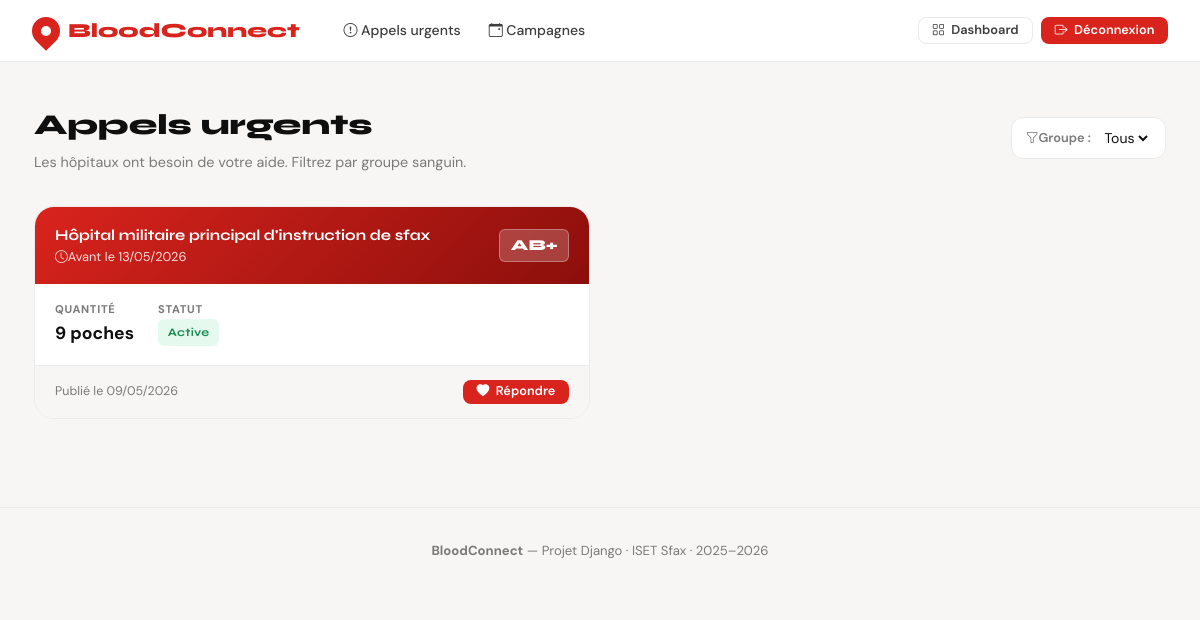
/donations/demandes/ (signed in), run on the app's committed database.
### donations/models.py (models this page shows, shortened)
class DemandeUrgente(models.Model):
    STATUT_CHOICES = [
        ('active', 'Active'),
        ('cloturee', 'Clôturée'),
        ('satisfaite', 'Satisfaite'),
    ]
    hopital = models.ForeignKey(Hopital, on_delete=models.CASCADE, related_name='demandes')
    groupe_sanguin = models.CharField(max_length=3, choices=GROUPES_SANGUINS)
    quantite = models.PositiveIntegerField(help_text='Nombre de poches')
    delai = models.DateField(help_text='Date limite')
    description = models.TextField(blank=True)
    statut = models.CharField(max_length=20, choices=STATUT_CHOICES, default='active')
    date_creation = models.DateTimeField(auto_now_add=True)

### accounts/models.py (models this page shows, shortened)
class Hopital(models.Model):
    user = models.OneToOneField(User, on_delete=models.CASCADE, related_name='hopital')
    nom = models.CharField(max_length=200)
    adresse = models.CharField(max_length=300)
    ville = models.CharField(max_length=100)
    telephone = models.CharField(max_length=20, blank=True)
    numero_agrement = models.CharField(max_length=100, unique=True)
    valide = models.BooleanField(default=False)
    date_inscription = models.DateTimeField(auto_now_add=True)

### donations/views.py (the view)
# urls.py: path('demandes/', views.liste_demandes, name='liste_demandes'),
def liste_demandes(request):
    demandes = DemandeUrgente.objects.filter(statut='active').order_by('delai')
    groupe_filtre = request.GET.get('groupe', '')
    if groupe_filtre:
        demandes = demandes.filter(groupe_sanguin=groupe_filtre)
    return render(request, 'donations/liste_demandes.html', {
        'demandes': demandes,
        'groupe_filtre': groupe_filtre,
        'groupes': ['A+','A-','B+','B-','AB+','AB-','O+','O-'],
    })

### templates/donations/liste_demandes.html (shortened to what this page needs)
{% extends 'base.html' %}
{% block content %}
<div class="page-header fade-up">
  <div>
    <h1>Appels urgents</h1>
    <p>Les hôpitaux ont besoin de votre aide. Filtrez par groupe sanguin.</p>
  </div>
  <div class="filter-bar">
    <label for="groupe"><i class="bi bi-funnel me-1"></i>Groupe :</label>
    <form method="get" style="display:contents;">
      <select id="groupe" name="groupe" onchange="this.form.submit()">
        <option value="">Tous</option>
      </select>
    </form>
  </div>
</div>
{% if demandes %}
  <div class="grid grid-2 fade-up-2">
    {% for demande in demandes %}
    <div class="demand-card">
      <div class="demand-card-top">
        <div>
          <div class="hospital">{{ demande.hopital.nom }}</div>
          <div class="deadline"><i class="bi bi-clock me-1"></i>Avant le {{ demande.delai|date:"d/m/Y" }}</div>
        </div>
        <span class="blood-badge">{{ demande.groupe_sanguin }}</span>
      </div>
      <div class="demand-card-body">
        <div style="display:flex; gap:1.5rem; flex-wrap:wrap;">
          <div>
            <div style="font-size:.7rem; font-weight:700; text-transform:uppercase; letter-spacing:.06em; color:var(--ink-light);">Quantité</div>
            <div style="font-weight:700; font-size:1.1rem;">{{ demande.quantite }} poche{% if demande.quantite != 1 %}s{% endif %}</div>
          </div>
          <div>
            <div style="font-size:.7rem; font-weight:700; text-transform:uppercase; letter-spacing:.06em; color:var(--ink-light);">Statut</div>
            <span class="badge {% if demande.statut == 'active' %}badge-green{% elif demande.statut == 'cloturee' %}badge-gray{% else %}badge-blue{% endif %}">
              {{ demande.get_statut_display }}
            </span>
          </div>
        </div>
      </div>
      <div class="demand-card-footer">
        <span style="font-size:.78rem; color:var(--ink-light);">Publié le {{ demande.date_creation|date:"d/m/Y" }}</span>
        {% if user.is_authenticated %}
          <a href="{% url 'repondre_demande' demande.pk %}" class="btn btn-primary btn-sm">
            <i class="bi bi-heart-fill"></i> Répondre
          </a>
        {% else %}
          <a href="{% url 'login' %}?next={% url 'liste_demandes' %}" class="btn btn-ghost btn-sm">
            Se connecter pour répondre
          </a>
        {% endif %}
      </div>
    </div>
    {% endfor %}
  </div>
{% endif %}
{% endblock %}

### templates/base.html (style rules this page uses)
:root { --red: #D9231D; --red-dark: #A81612; --red-soft: #FDF1F1; --ink: #0F0F0F; --ink-mid: #3D3D3D; --ink-light: #7A7A7A; --border: #EAEAEA; --surface: #FFFFFF; --bg: #F7F6F4; --success: #1A8C50; --warning: #C07A00; --radius: 12px; --radius-lg: 20px; --shadow-sm: 0 1px 4px rgba(0,0,0,.06), 0 2px 12px rgba(0,0,0,.04); --shadow: 0 4px 24px rgba(0,0,0,.08), 0 1px 4px rgba(0,0,0,.04); --font-display: 'Syne', sans-serif; --font-body: 'DM Sans', sans-serif; }
*, *::before, *::after { box-sizing: border-box; margin: 0; padding: 0; }
body { font-family: var(--font-body); background: var(--bg); color: var(--ink); font-size: 15px; line-height: 1.6; min-height: 100vh; }
.btn { font-family: var(--font-body); font-weight: 600; font-size: .875rem; border: none; cursor: pointer; display: inline-flex; align-items: center; gap: .4rem; border-radius: 8px; padding: .55rem 1.2rem; transition: all .15s; text-decoration: none; line-height: 1; }
.btn-primary { background: var(--red); color: white; }
.btn-sm { padding: .35rem .85rem; font-size: .8rem; }
.badge { display: inline-flex; align-items: center; font-size: .72rem; font-weight: 700; font-family: var(--font-display); padding: .25rem .6rem; border-radius: 6px; letter-spacing: .03em; }
.badge-green { background: #E6F9EF; color: var(--success); }
.page-header { display: flex; align-items: center; justify-content: space-between; margin-bottom: 2rem; flex-wrap: wrap; gap: 1rem; }
.page-header h1 { font-family: var(--font-display); font-size: 1.8rem; font-weight: 800; }
.page-header p { color: var(--ink-light); font-size: .9rem; margin-top: .2rem; }
.grid { display: grid; gap: 1.25rem; }
.grid-2 { grid-template-columns: repeat(2, 1fr); }
.fade-up { animation: fadeUp .4s ease both; }
.fade-up-2 { animation: fadeUp .4s .1s ease both; }

### templates/donations/liste_demandes.html (style rules this page uses)
.filter-bar { background: var(--surface); border: 1px solid var(--border); border-radius: var(--radius); padding: .6rem .85rem; display: flex; align-items: center; gap: .6rem; }
.filter-bar label { font-size: .8rem; font-weight: 600; color: var(--ink-light); white-space: nowrap; }
.filter-bar select { border: none; outline: none; font-family: var(--font-body); font-size: .88rem; color: var(--ink); background: transparent; }
.demand-card { background: var(--surface); border: 1px solid var(--border); border-radius: var(--radius-lg); overflow: hidden; transition: box-shadow .2s, transform .2s; }
.demand-card-top { background: linear-gradient(135deg, var(--red), #8B0F0B); padding: 1rem 1.25rem; color: white; display: flex; align-items: center; justify-content: space-between; flex-wrap: wrap; gap: .5rem; }
.demand-card-top .hospital { font-weight: 700; font-family: var(--font-display); }
.demand-card-top .deadline { font-size: .8rem; opacity: .85; }
.demand-card-body { padding: 1.1rem 1.25rem; }
.demand-card-footer { padding: .85rem 1.25rem; border-top: 1px solid var(--border); display: flex; align-items: center; justify-content: space-between; flex-wrap: wrap; gap: .5rem; background: var(--bg); }
.blood-badge { display: inline-flex; align-items: center; background: rgba(255,255,255,.2); color: white; font-family: var(--font-display); font-weight: 800; font-size: .95rem; padding: .2rem .65rem; border-radius: 6px; border: 1px solid rgba(255,255,255,.3); }

### data on the page
DemandeUrgente: hopital.nom "Hôpital militaire principal d'instruction de sfax", delai "13/05/2026", groupe_sanguin "AB+", quantite "9", statut "Active", date_creation "09/05/2026"
